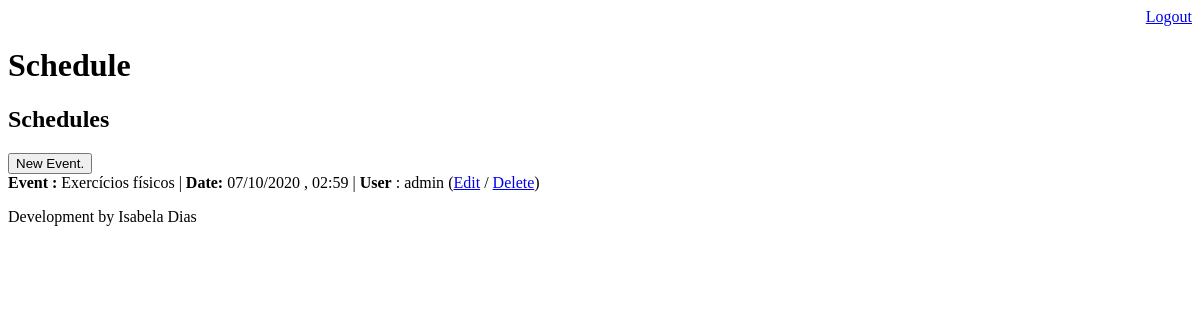
Page /schedule/ (signed in) on the earlier database version.
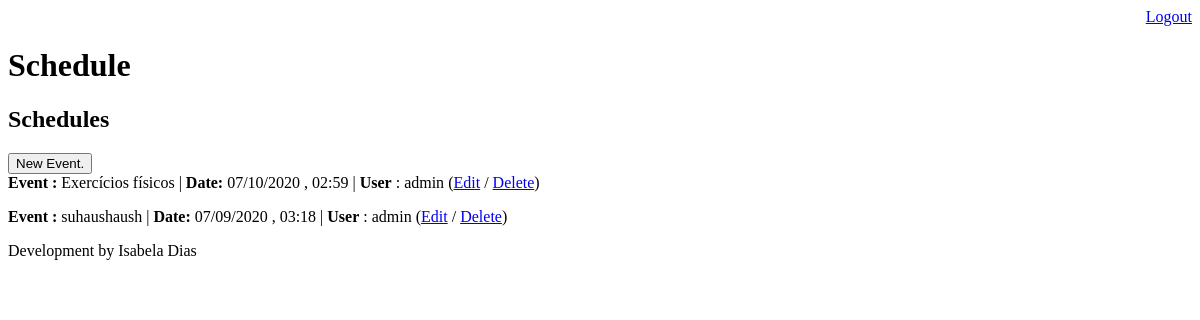
Same page on the later database version.
### core/models.py (models this page shows, shortened)
class Event(models.Model):
    title = models.CharField(max_length=100)
    description = models.TextField(blank=True, null=True)
    date_event = models.DateTimeField()
    date_create = models.DateTimeField(auto_now=True)
    users = models.ForeignKey(User, on_delete=models.CASCADE)
    def get_date_event(self):
        return self.date_event.strftime('%m/%d/%Y , %H:%M')

### core/views.py (the view)
# urls.py: path('schedule/', views.list_events),
@login_required(login_url='/login/')
def list_events(request):
    user_filter = request.user
    event = Event.objects.filter(users=user_filter)
    data = {'Events': event}
    return render(request, 'schedule.html', data)

### templates/schedule.html (shortened to what this page needs)
{% extends "model-page.html" %}
{% block content %}
    <h2>Schedules  </h2>
    <a href="event/">
        <button type="button"> New Event.</button></a> <br>
    {% for event in Events %}
    <b> Event :</b> {{ event.title }} |<b>
    Date: </b> {{ event.get_date_event }} |<b>
    User</b> : {{ event.users }}
    (<a href="event/?id={{ event.id }}" >Edit</a> /
    <a href="event/delete/{{ event.id }}"> Delete</a>)
    {% endfor %}
{% endblock %}

Differences in the rows shown:
added Event: title "suhaushaush", get_date_event "07/09/2020 , 03:18", users "admin"
